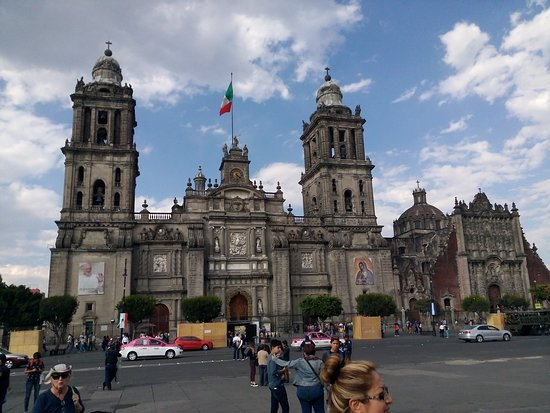
//> input picture SaltFilter/SaltFilter/catedral.jpg, 550 x 413 px
$ ./main   (built with g++ and OpenCV 4)
//> lines starting //> are read from the running program, lines starting //| are printed output that depends on the picture
### SaltFilter/SaltFilter/saltfilter.h
#include<cstdlib>
#include<iostream>
#include<opencv2\opencv.hpp>

using namespace std;
using namespace cv;

class saltfilter{
private:
	int n; //Cantidad de puntitos en la imagen
	Mat img;

public:
	saltfilter();
	void setParamsFilter(Mat imagen, int n);
	void getParamsFilter();
	Mat salt();


};

### SaltFilter/SaltFilter/saltfilter_functions.cpp
#include<cstdlib>
#include<iostream>
#include<opencv2\opencv.hpp>
#include"saltfilter.h"
#include<time.h>
using namespace std;
using namespace cv;

saltfilter::saltfilter(){

}
void saltfilter::setParamsFilter(Mat imagen, int numero){
	n = numero;
	img = imagen;
}

void saltfilter::getParamsFilter(){
	cout << "El valor de n es: " << n << endl;
	imshow("Iimagen", img);
}

Mat saltfilter::salt(){

	int x = 0;
	int y = 0;
	srand(time(NULL));
	for (int j = 0; j <= n; j++){

		x = rand() % (img.cols);
		y = rand() % (img.rows);
		if (img.type() == CV_8UC3){

			if (j % 2 == 0){

				img.at<Vec3b>(y, x)[0] = 255;
				img.at<Vec3b>(y, x)[1] = 0;
				img.at<Vec3b>(y, x)[2] = 255;
			}
			else{

				img.at<Vec3b>(y, x)[0] = 0;
				img.at<Vec3b>(y, x)[1] = 255;
				img.at<Vec3b>(y, x)[2] = 0;

			}


		}
		else {
			if (j % 2 == 0)
				img.at<uchar>(y, x) = 255;
			else
				img.at<uchar>(y, x) = 0;

		}
	}
	cout << img.type() << endl;

	return img;
}

### SaltFilter/SaltFilter/main.cpp
#include <cstdlib>
#include<cstdio>
#include<opencv2\opencv.hpp>
#include"saltfilter.h"

using namespace std;
using namespace cv;

int main(){

	Mat imagen = imread("catedral.jpg", CV_LOAD_IMAGE_GRAYSCALE);
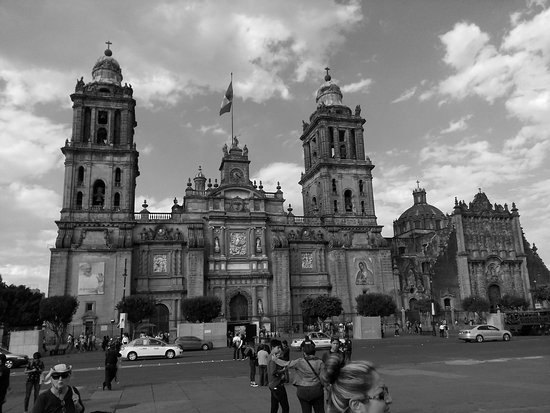
//> imagen: 413 rows x 550 cols, CV_8UC1; min 0, max 255, mean 116.7
	if (imagen.empty()){
		cout << "Error al cargar la imagen" << endl;
	}
	saltfilter filtro;
	filtro.setParamsFilter(imagen, 96789);
	filtro.getParamsFilter();
	imshow("Salida", filtro.salt());
//> after the loop in salt, `for (int j = 0; j <= n; j++)`:
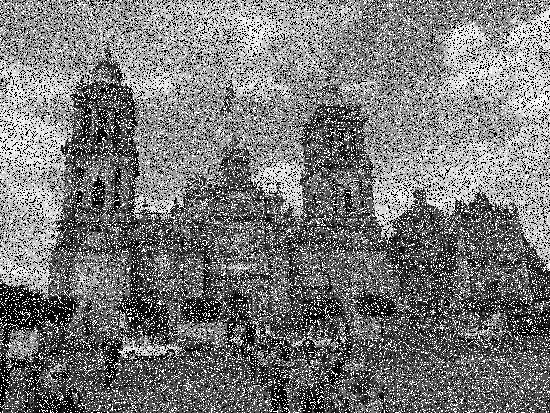
//> img: 413 rows x 550 cols, CV_8UC1; min 0, max 255, mean 120.6
//| 0


	waitKey(0);


}
